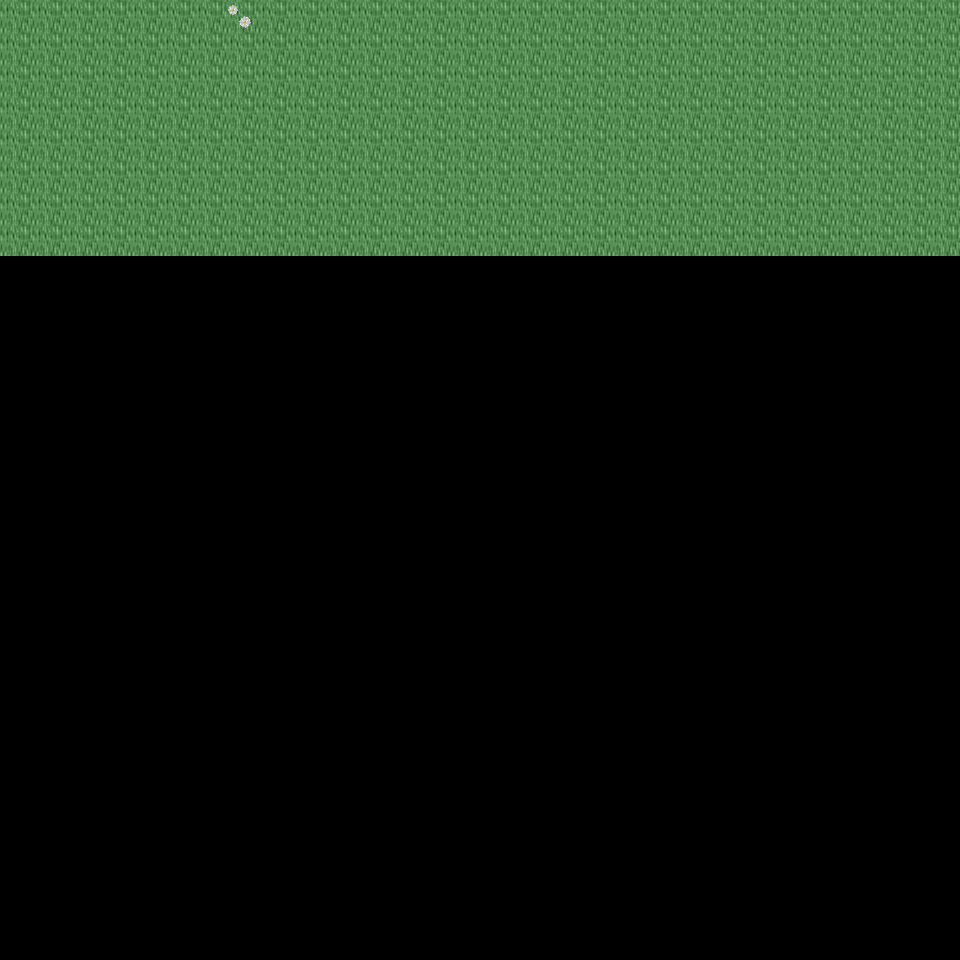

The image is a tile-based game level rendered from a .tmx file. Its description and source (layers, tilesets, objects; grid data summarised) follow:
An orthogonal 30x30 tile map with 32x32 px tiles, 6 tile layers (Ground, Object, Object2, Above, ...), 18 tilesets and 2 objects (2x mapExit).

<map version="1.0" orientation="orthogonal" renderorder="right-down" width="30" height="30" tilewidth="32" tileheight="32" nextobjectid="3">
  <tileset firstgid="1" name="tileset_logic_collision" tilewidth="32" tileheight="32" tilecount="1" columns="1">
    <image source="../drawable/tileset_logic_collision.png" width="32" height="32" />
  </tileset>
  <tileset firstgid="2" name="tileset_ground_ground" tilewidth="32" tileheight="32" tilecount="33" columns="3">
    <image source="../drawable/tileset_ground_ground.png" width="96" height="352" />
  </tileset>
  <tileset firstgid="35" name="tileset_ground_grass_corners" tilewidth="32" tileheight="32" tilecount="24" columns="6">
    <image source="../drawable/tileset_ground_grass_corners.png" width="192" height="128" />
  </tileset>
  <tileset firstgid="59" name="tileset_ground_grass_edges" tilewidth="32" tileheight="32" tilecount="36" columns="12">
    <image source="../drawable/tileset_ground_grass_edges.png" width="384" height="96" />
  </tileset>
  <tileset firstgid="95" name="tileset_ground_grass_2" tilewidth="32" tileheight="32" tilecount="21" columns="3">
    <image source="../drawable/tileset_ground_grass_2.png" width="96" height="224" />
  </tileset>
  <tileset firstgid="116" name="tileset_plant_leaves" tilewidth="32" tileheight="32" tilecount="8" columns="4">
    <image source="../drawable/tileset_plant_leaves.png" width="128" height="64" />
  </tileset>
  <tileset firstgid="124" name="tileset_plant_tree_tree_darkgreen" tilewidth="32" tileheight="32" tilecount="88" columns="8">
    <image source="../drawable/tileset_plant_tree_tree_darkgreen.png" width="256" height="352" />
  </tileset>
  <tileset firstgid="212" name="tileset_plant_tree_fall_trees" tilewidth="32" tileheight="32" tilecount="40" columns="8">
    <image source="../drawable/tileset_plant_tree_fall_trees.png" width="256" height="160" />
  </tileset>
  <tileset firstgid="252" name="tileset_plant_tree_pine_tree" tilewidth="32" tileheight="32" tilecount="20" columns="4">
    <image source="../drawable/tileset_plant_tree_pine_tree.png" width="128" height="160" />
  </tileset>
  <tileset firstgid="272" name="tileset_plant_stump_hollow_logs" tilewidth="32" tileheight="32" tilecount="6" columns="3">
    <image source="../drawable/tileset_plant_stump_hollow_logs.png" width="96" height="64" />
  </tileset>
  <tileset firstgid="278" name="tileset_plant_stump_small_stump" tilewidth="32" tileheight="32" tilecount="4" columns="2">
    <image source="../drawable/tileset_plant_stump_small_stump.png" width="64" height="64" />
  </tileset>
  <tileset firstgid="282" name="tileset_plant_stump_stump_pale_purple" tilewidth="32" tileheight="32" tilecount="4" columns="2">
    <image source="../drawable/tileset_plant_stump_stump_pale_purple.png" width="64" height="64" />
  </tileset>
  <tileset firstgid="286" name="tileset_plant_flower_daisy_blue" tilewidth="32" tileheight="32" tilecount="8" columns="2">
    <image source="../drawable/tileset_plant_flower_daisy_blue.png" width="64" height="128" />
  </tileset>
  <tileset firstgid="294" name="tileset_plant_flower_daisy_red" tilewidth="32" tileheight="32" tilecount="8" columns="2">
    <image source="../drawable/tileset_plant_flower_daisy_red.png" width="64" height="128" />
  </tileset>
  <tileset firstgid="302" name="tileset_plant_flower_daisy_white" tilewidth="32" tileheight="32" tilecount="8" columns="2">
    <image source="../drawable/tileset_plant_flower_daisy_white.png" width="64" height="128" />
  </tileset>
  <tileset firstgid="310" name="tileset_plant_flower_daisy_yellow" tilewidth="32" tileheight="32" tilecount="8" columns="2">
    <image source="../drawable/tileset_plant_flower_daisy_yellow.png" width="64" height="128" />
  </tileset>
  <tileset firstgid="318" name="tileset_logic_creature_ent" tilewidth="32" tileheight="32" tilecount="4" columns="4">
    <image source="../drawable/tileset_logic_creature_ent.png" width="128" height="32" />
  </tileset>
  <tileset firstgid="322" name="tileset_logic_creature_animal" tilewidth="32" tileheight="32" tilecount="32" columns="8">
    <image source="../drawable/tileset_logic_creature_animal.png" width="256" height="128" />
  </tileset>
  <layer name="Ground" width="30" height="30">
    <data>[900 cells, 240 non-empty, 1 distinct tile ids]</data>
  </layer>
  <layer name="Object" width="30" height="30">
    <data>[900 cells, 1 non-empty, 1 distinct tile ids]</data>
  </layer>
  <layer name="Object2" width="30" height="30">
    <data>[900 cells, 0 non-empty, 0 distinct tile ids]</data>
  </layer>
  <layer name="Above" width="30" height="30">
    <data>[900 cells, 0 non-empty, 0 distinct tile ids]</data>
  </layer>
  <layer name="Above2" width="30" height="30">
    <data>[900 cells, 0 non-empty, 0 distinct tile ids]</data>
  </layer>
  <layer name="Walkable" width="30" height="30">
    <data>[900 cells, 0 non-empty, 0 distinct tile ids]</data>
  </layer>
  <objectgroup name="MapEvents">
    <object id="1" name="north" type="mapExit" x="0" y="0" width="960" height="32">
      <properties>
        <property name="map" value="level_0_x17_y28" />
        <property name="x" value="0" />
        <property name="y" value="28" />
      </properties>
    </object>
    <object id="2" name="east" type="mapExit" x="928" y="0" width="32" height="960">
      <properties>
        <property name="map" value="level_0_x18_y29" />
        <property name="x" value="1" />
        <property name="y" value="0" />
      </properties>
    </object>
  </objectgroup>
</map>
